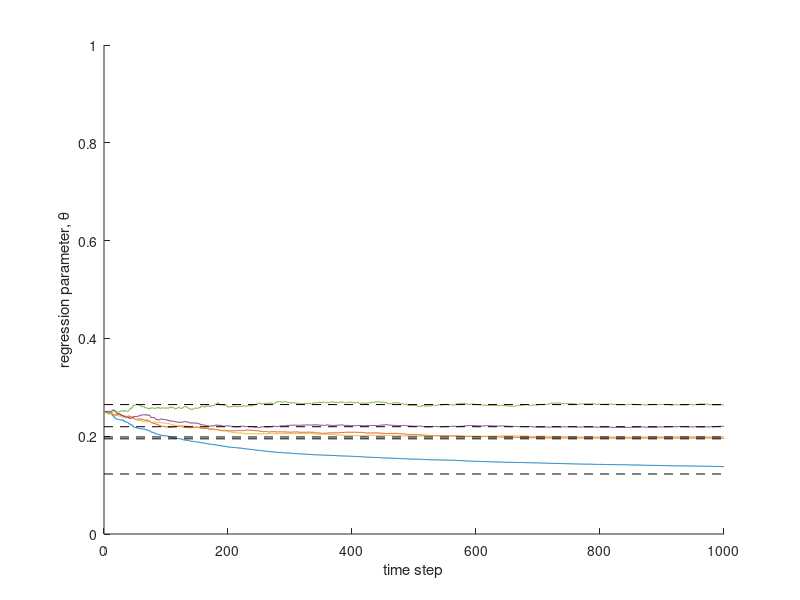
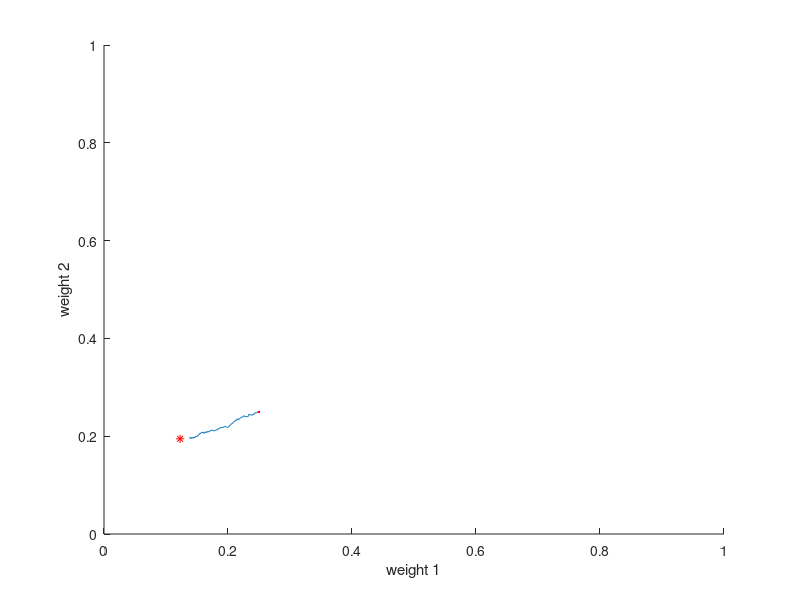

These charts were generated, in order, by the following MATLAB code:
clear


%% generative parameters ==================================================

% number of dimensions
D = 5;

% regression coefficients
beta = rand(D,1);
beta = beta / sum(beta);

%invtemp for softmax
invTemp = 20;

% generative function for sampling stimuli 
% note stimulus values are between -1 and +1
gX = @() (rand(D,1)-0.5)*2;

% noise function
nZ = @() 0 * randn(1);


%% simulate ===============================================================
% initialize learning algorithm
theta = .25* ones(D,1);

T = 1000;
alpha = 0.1;

for t = 1:T
    
    theta_store(:,t) = theta;
    
    % sample X for this trial
    X = gX();
    R = beta' * X + nZ();
    
    % compute prediction
    Rhat = theta' * X;
    
    %  compute prediction error
    delta = R - Rhat;
    
    %softmax - attention prime 
    attention_weight = exp(invTemp*theta)/sum(exp(invTemp*theta));
    
    % update
    theta = theta + alpha * delta * attention_weight .* X;

end


figure(1); clf;  hold on;
plot(theta_store')
for i = 1:D
    plot([0 T], [1 1]*beta(i), 'k--')
end
ylim([0 1])
xlabel('time step')
ylabel('regression parameter, \theta')


figure(2); clf; hold on;
plot(theta_store(1,:), theta_store(2,:))
xlim([0 1]); ylim([0 1])
plot(theta_store(1,1), theta_store(2,1), 'r.')
plot(beta(1), beta(2), 'r*')
xlabel('weight 1')
ylabel('weight 2')
